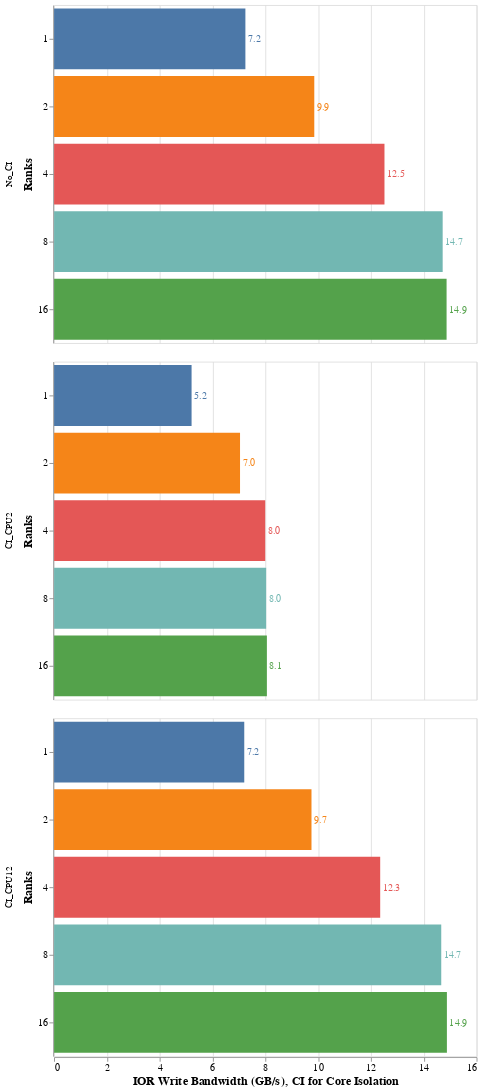

Write notebook code for a chart like this one.
### Markdown cell above
## Graph with text on the bar

### Code cell
df2_bars = alt.Chart().mark_bar().encode(
    alt.X('value:Q', axis=alt.Axis(title="IOR Write Bandwidth (GB/s), CI for Core Isolation",
                                  tickCount=10)),
    y='Ranks:O',
    color = alt.Color('Ranks:N', legend=None),
)
df2_texts = df2_bars.mark_text(
    align="left",
    baseline="middle",
    dx=3
).encode(
    text=alt.Text("value:Q", format=".1f")
)

alt.layer(df2_bars, df2_texts, data=df2_melt).facet(
    row=alt.Row('variable:N', title="", sort=["No_CI", "CI_CPU2", "CI_CPU12"]))

### Figure 1 — Vega-Lite specification as saved in the notebook (floating-point values rounded to 4 significant figures)
{"$schema": "https://vega.github.io/schema/vega-lite/v2.6.0.json", "config": {"axis": {"labelFont": "SF Mono", "labelFontSize": 12, "titleFont": "SF Mono", "titleFontSize": 14}, "header": {"labelFont": "SF Mono", "labelFontSize": 11, "titleFont": "SF Mono", "titleFontSize": 11}, "legend": {"font": "SF Mono", "labelFontSize": 11, "titleFontSize": 12}, "text": {"font": "SF Mono", "fontSize": 12}, "title": {"font": "SF Mono", "fontSize": 14}, "view": {"height": 400, "width": 500}}, "data": {"name": "data-8af98fef417429dc47e028bc6b6bb7e3"}, "datasets": {"data-8af98fef417429dc47e028bc6b6bb7e3": [{"Ranks": 1, "value": 7.245, "variable": "No_CI"}, {"Ranks": 2, "value": 9.854, "variable": "No_CI"}, {"Ranks": 4, "value": 12.51, "variable": "No_CI"}, {"Ranks": 8, "value": 14.72, "variable": "No_CI"}, {"Ranks": 16, "value": 14.86, "variable": "No_CI"}, {"Ranks": 1, "value": 5.207, "variable": "CI_CPU2"}, {"Ranks": 2, "value": 7.042, "variable": "CI_CPU2"}, {"Ranks": 4, "value": 7.996, "variable": "CI_CPU2"}, {"Ranks": 8, "value": 8.032, "variable": "CI_CPU2"}, {"Ranks": 16, "value": 8.059, "variable": "CI_CPU2"}, {"Ranks": 1, "value": 7.202, "variable": "CI_CPU12"}, {"Ranks": 2, "value": 9.748, "variable": "CI_CPU12"}, {"Ranks": 4, "value": 12.35, "variable": "CI_CPU12"}, {"Ranks": 8, "value": 14.66, "variable": "CI_CPU12"}, {"Ranks": 16, "value": 14.88, "variable": "CI_CPU12"}]}, "facet": {"row": {"field": "variable", "sort": ["No_CI", "CI_CPU2", "CI_CPU12"], "title": "", "type": "nominal"}}, "spec": {"layer": [{"encoding": {"color": {"field": "Ranks", "legend": null, "type": "nominal"}, "x": {"axis": {"tickCount": 10, "title": "IOR Write Bandwidth (GB/s), CI for Core Isolation"}, "field": "value", "type": "quantitative"}, "y": {"field": "Ranks", "type": "ordinal"}}, "mark": "bar"}, {"encoding": {"color": {"field": "Ranks", "legend": null, "type": "nominal"}, "text": {"field": "value", "format": ".1f", "type": "quantitative"}, "x": {"axis": {"tickCount": 10, "title": "IOR Write Bandwidth (GB/s), CI for Core Isolation"}, "field": "value", "type": "quantitative"}, "y": {"field": "Ranks", "type": "ordinal"}}, "mark": {"align": "left", "baseline": "middle", "dx": 3, "type": "text"}}]}}
